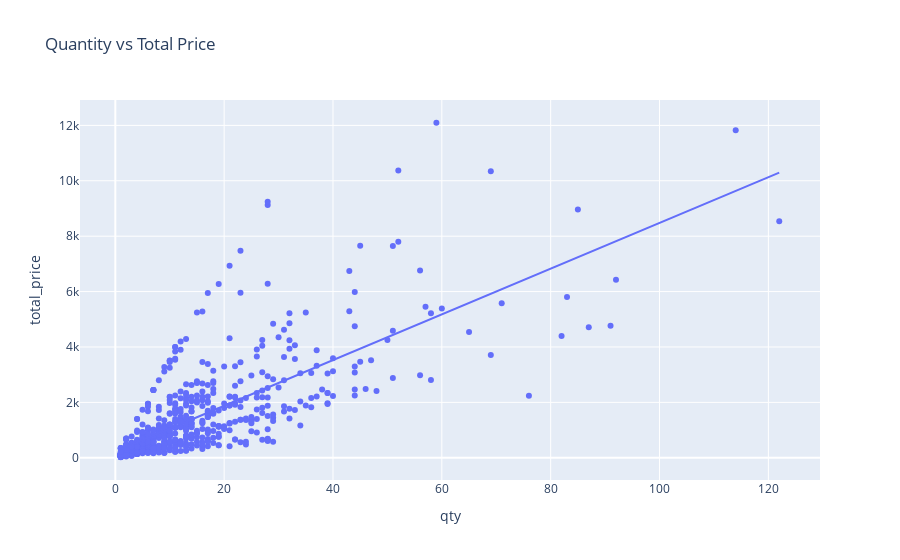

This figure's notebook cell:
### Code cell
# Relationship between quantity and total prices
fig = px.scatter(retail,
                 x='qty',
                 y='total_price', trendline='ols',
                 title='Quantity vs Total Price')
fig.show()

### Figure 1 — Plotly figure (JSON) as saved in the notebook; plotly's stock layout.template omitted (floating-point values rounded to 4 significant figures; data arrays with more than 128 entries replaced by an {"elided": "..."} marker saying what was removed)
{"data": [{"hovertemplate": "qty=%{x}<br>total_price=%{y}<extra></extra>", "legendgroup": "", "marker": {"color": "#636efa", "symbol": "circle"}, "mode": "markers", "name": "", "orientation": "v", "showlegend": false, "type": "scatter", "x": {"elided": "676 int values"}, "xaxis": "x", "y": {"elided": "676 float values"}, "yaxis": "y"}, {"hovertemplate": "<b>OLS trendline</b><br>total_price = 82.5219 * qty + 226.507<br>R<sup>2</sup>=0.561908<br><br>qty=%{x}<br>total_price=%{y} <b>(trend)</b><extra></extra>", "legendgroup": "", "marker": {"color": "#636efa", "symbol": "circle"}, "mode": "lines", "name": "", "showlegend": false, "type": "scatter", "x": {"elided": "676 int values"}, "xaxis": "x", "y": {"elided": "676 float values"}, "yaxis": "y"}], "layout": {"legend": {"tracegroupgap": 0}, "title": {"text": "Quantity vs Total Price"}, "xaxis": {"anchor": "y", "domain": [0, 1], "title": {"text": "qty"}}, "yaxis": {"anchor": "x", "domain": [0, 1], "title": {"text": "total_price"}}}}
